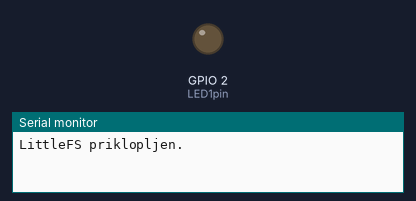
A program run on a simulated ESP32. Parts: output pins drawn as LEDs (lit = HIGH), the last lines printed to the serial monitor. Storage starts empty.

Above: at 0.1 s.
At 0.7 s:
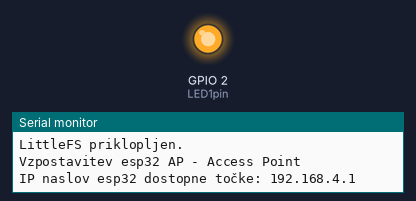
Timing chart, 0 to 2.4 s (numbered marks = the images above):
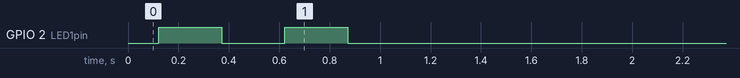

The program:

main.cpp
```cpp
#include <Arduino.h>
#include <WiFi.h>
#include <WebServer.h>
#include <LittleFS.h>

WebServer server(80);

const char* AP_SSID     = "esp32_1";
const char* AP_PASSWORD = "12345678";

uint8_t LED1pin = 2;
bool LED1status = LOW;

void sendFile(const char* path) {
  File f = LittleFS.open(path, "r");
  if (!f) {
    server.send(404, "text/plain; charset=UTF-8", "Datoteka ne obstaja");
    return;
  }
  server.streamFile(f, "text/html; charset=UTF-8");
  f.close();
}

void handle_root() { sendFile("/index.html"); }
void handle_1()    { LED1status = HIGH; sendFile("/on.html"); }
void handle_0()    { LED1status = LOW;  sendFile("/off.html"); }

void setup() {
  Serial.begin(115200);

  if (!LittleFS.begin()) {
    Serial.println("LittleFS mount failed — zaženi `pio run --target uploadfs`");
  } else {
    Serial.println("LittleFS priklopljen.");
  }

  WiFi.softAP(AP_SSID, AP_PASSWORD);
  delay(100);

  Serial.println("Vzpostavitev esp32 AP - Access Point");
  Serial.print("IP naslov esp32 dostopne točke: ");
  Serial.println(WiFi.softAPIP());

  server.on("/",  handle_root);
  server.on("/1", handle_1);
  server.on("/0", handle_0);

  server.begin();

  pinMode(LED1pin, OUTPUT);
  digitalWrite(LED1pin, HIGH);
  delay(250);
  digitalWrite(LED1pin, LOW);
  delay(250);
  digitalWrite(LED1pin, HIGH);
  delay(250);
  digitalWrite(LED1pin, LOW);
  delay(250);
}

void loop() {
  server.handleClient();

  if (LED1status == HIGH) {
    digitalWrite(LED1pin, HIGH);
  } else {
    digitalWrite(LED1pin, LOW);
  }
}
```
